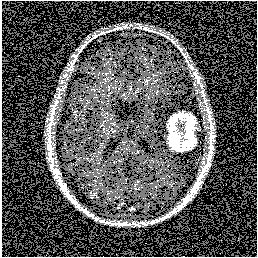
%> input picture digital_images_processing_2021/Mean_Image2.jpeg, 258 x 258 px
$ octave lab2.m   (GNU Octave 9; MATLAB toolbox functions it lacks are replaced by stand-ins)
%> lines starting %> are read from the running program, lines starting %| are printed output that depends on the picture
fprintf('this is a test');
%RGB = imread('Mean_Image1.jpeg') ; % load the image
%photo_in = rgb2gray(RGB);
photo_in = imread('Mean_Image2.jpeg')
%> photo_in is the input picture: size 258x258 uint8; min 0, max 255, mean 83.4


% get the size of the input image
width = size(photo_in,1);
%> width = 258
height = size(photo_in,2);
%> height = 258


imshow(photo_in)


kernel_size = 3;

% pad the image around
padded_image = padarray(photo_in,kernel_size)  % pad in sides...
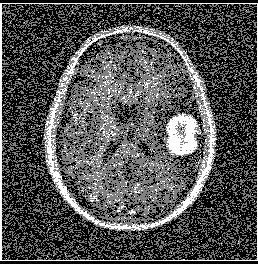
%> padded_image: size 264x258 uint8; min 0, max 255, mean 81.5
padded_image = padarray(padded_image.',kernel_size)  % pad in the other two sides..
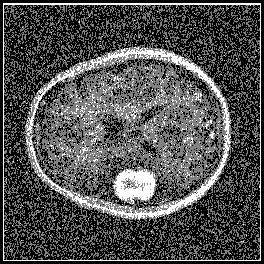
%> padded_image: size 264x264 uint8; min 0, max 255, mean 79.6
padded_image = padded_image.'  % restore orientation
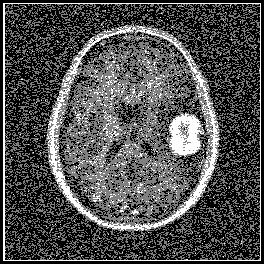
%> padded_image: size 264x264 uint8; min 0, max 255, mean 79.6; mean of the top-left, top-right, bottom-left and bottom-right quarters 78.2, 79.2, 79.9, 81.1


%whos padded_image;
new_image = zeros(height,width);


counter = 1;
neighbors = zeros(kernel_size*kernel_size);
mean = 1;
total = 1;


% the extra rows and columns the filter kernel can occupy
extra = (kernel_size-1)/2;

for x = extra+1 : height+ extra+ 1 % +1 to avoid out of bounds accesses
    for y = extra+1 : width + extra+ 1
        % implement the filter kernel. Go from (x-extra,y-extra) which is
        %the top left kernel pixel, to (x+extra,y+extra), which is the
        % lowest left pixel.
        for xx = -extra : extra
           for yy = -extra : extra
               neighbors(counter) = padded_image(x+xx,y+yy);
               counter = counter + 1;
           end
        end
        % find mean of neighbors
        for index = 1:counter-1
            total = total+neighbors(index);
        end
        mean = total/(counter-1);

        total = 0;
        new_image(x-extra,y-extra) = mean/255; % IMPORTANT: divide by 255,
                                               % because the pixels take
                                               % values from 0 to 1!!!
        counter = 1;
    end
end
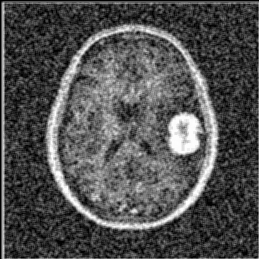
%> new_image: size 259x259 double; min 0, max 0.998, mean 0.319
%> after the loop, neighbors = [5 0 0 0 0 0 0 0 0; 128 0 0 0 0 0 0 0 0; 253 0 0 0 0 0 0 0 0; 126 0 0 0 0 0 0 0 0; 132 0 0 0 0 0 0 0 0; 249 0 0 0 0 0 0 0 0; 255 0 0 0 0 0 0 0 0; 247 0 0 0 0 0 0 0 0; 255 0 0 0 0 0 0 0 0]

figure
imshow(new_image)
